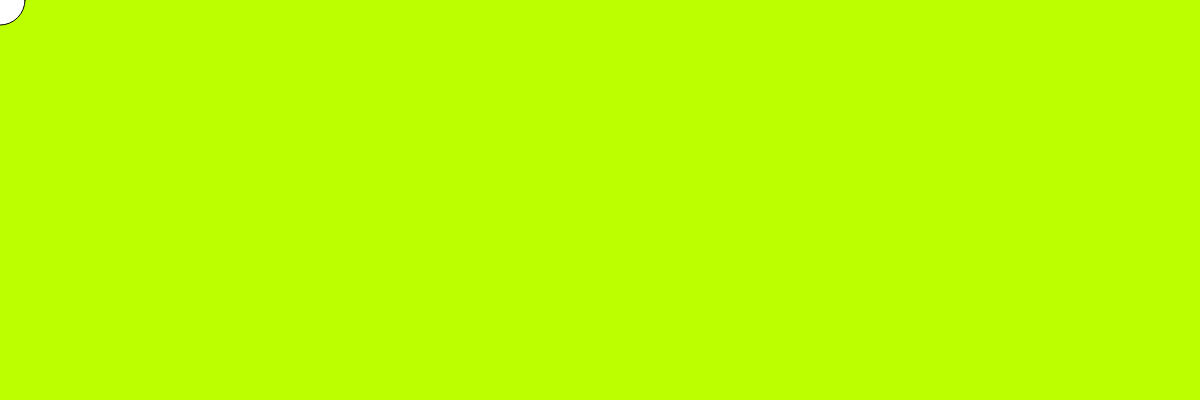
Frame 1 (no input)
Frame 60 (no input): identical to frame 1, image omitted
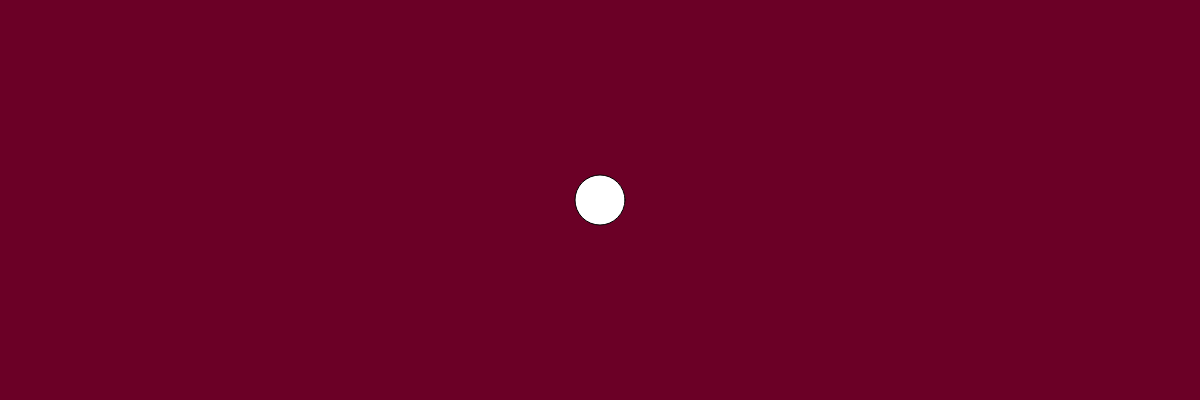
Frame 120 (the mouse pressed at the canvas centre since frame 60)

The p5.js sketch that drew these frames (run headless with seeded random() and noise() and a simulated clock; from frame 60 on, the mouse is pressed at the canvas centre):

// p5.js sketch
// ── sketch.js

var r = 0;
var g = 50;
var b=255;

// INITIALIZE ALL YOUR VARIABLES
// Ideally you would create 3 variables. red blue green or r, g, b


function setup(){
  fill("black");
    createCanvas(1200,400);
    background(255);
}


function draw(){
  //let maping = map(mouseX, mouseX, mouseX);
  let r = map(mouseX,1400,800,0,80);
  let g = map(mouseX,500,200,0,255);
  let b = map(mouseX,300,1800,0,190);
  background(r,g,b);
  fill("white");

  ellipseMode(RADIUS);
  ellipse(mouseX, mouseY, 25, 25);
  // change the value of Red based on the mouse movement about the X axis
  // change the value of Green based on the mouse movement about the X axis
  // change the value of Blue based on the mouse movement about the X axis

  // Use the map() function to do so. 


  // Pass the values to the background() function you have learnt previously.

  // Create an ellipse that will move around with you mouse about the X axis.
  // Remember to fill the canvas with white paint before creating the ellipse.
}
